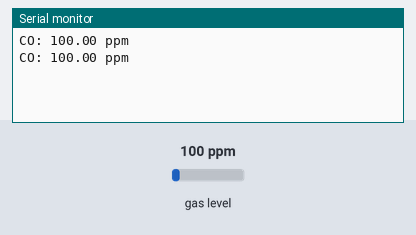
A sketch run on a simulated Arduino Uno, built with avr-gcc and run on an emulated ATmega328P. Parts: the last lines printed to the serial monitor. The inputs (shaded band) are chosen by the test bench; at power-on: gas level 100 ppm.

Above: at 1.8 s.
1.9 s: gas level set to 20 ppm
At 2.8 s:
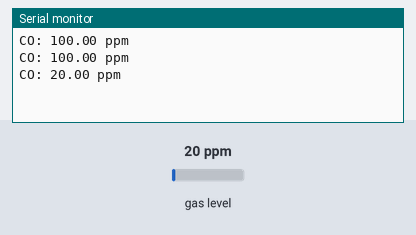
3.4 s: gas level set to 250 ppm
At 4.8 s:
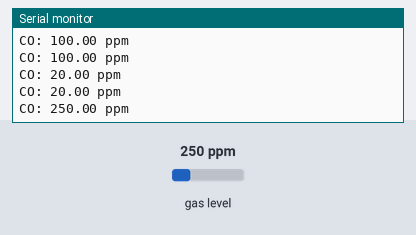
Timing chart, 0 to 6.4 s (numbered marks = the images above; inputs shaded):
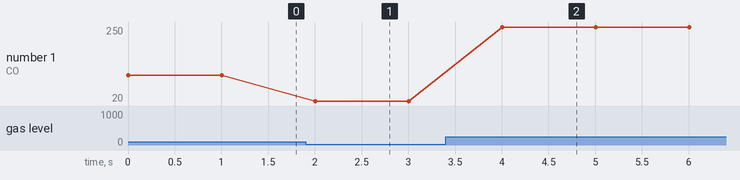

Measured:
- after the input at 1.9 s, the serial monitor: prints a new line after 0.10 s (image 1)
- after the input at 3.4 s, the serial monitor: prints a new line after 0.60 s (image 2)
- plotted number 1: 100 → 20 after the input at 1.9 s, 20 → 250 after the input at 3.4 s

The sketch:

MQ-7.ino
```cpp
#include "MQ7.h"

MQ7 mq7(13, 5.0); // (pinMode, Vcc)

void setup() {
  Serial.begin(9600);
}

void loop() {
  String stringCOPPM = String("CO: ") + String(mq7.getPPM()) + String(" ppm");
  Serial.println(stringCOPPM);
  delay(1000);
}
```
